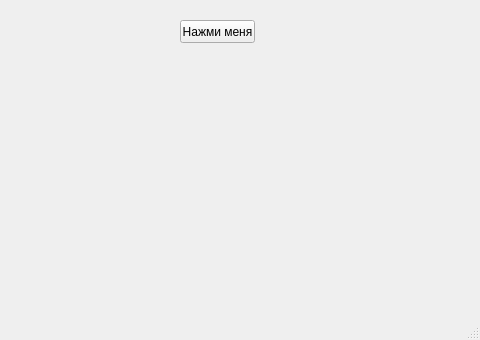
<?xml version="1.0" encoding="UTF-8"?>
<ui version="4.0">
 <class>MainWindow</class>
 <widget class="QMainWindow" name="MainWindow">
  <property name="geometry">
   <rect>
    <x>0</x>
    <y>0</y>
    <width>480</width>
    <height>340</height>
   </rect>
  </property>
  <property name="sizePolicy">
   <sizepolicy hsizetype="Fixed" vsizetype="Fixed">
    <horstretch>0</horstretch>
    <verstretch>0</verstretch>
   </sizepolicy>
  </property>
  <property name="windowTitle">
   <string>MainWindow</string>
  </property>
  <widget class="QWidget" name="centralwidget">
   <widget class="QPushButton" name="pushButton">
    <property name="geometry">
     <rect>
      <x>180</x>
      <y>20</y>
      <width>75</width>
      <height>23</height>
     </rect>
    </property>
    <property name="text">
     <string>Нажми меня</string>
    </property>
   </widget>
  </widget>
  <widget class="QMenuBar" name="menubar">
   <property name="geometry">
    <rect>
     <x>0</x>
     <y>0</y>
     <width>480</width>
     <height>21</height>
    </rect>
   </property>
  </widget>
  <widget class="QStatusBar" name="statusbar"/>
 </widget>
 <resources/>
 <connections/>
</ui>
